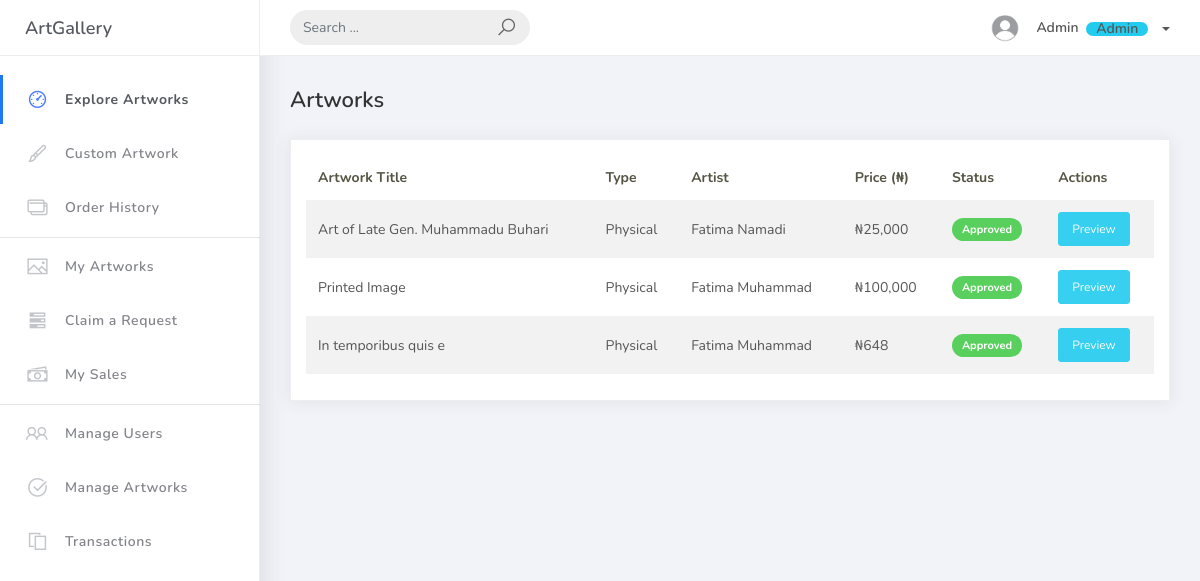
/artworks.php (signed in), run on the app's committed database.
### tables this page shows
CREATE TABLE `users` (
  `userID` int NOT NULL,
  `name` varchar(100) NOT NULL,
  `email` varchar(200) NOT NULL,
  `phone` varchar(11) NOT NULL,
  `role` varchar(100) NOT NULL DEFAULT 'Buyer',
  `address` varchar(200) DEFAULT NULL,
  `biography` varchar(500) DEFAULT NULL,
  `profile_photo` varchar(200) DEFAULT NULL,
  `password` varchar(200) NOT NULL,
  `status` int NOT NULL DEFAULT '1',
  `created_at` timestamp(6) NOT NULL DEFAULT CURRENT_TIMESTAMP(6),
  `updated_at` timestamp(6) NOT NULL DEFAULT CURRENT_TIMESTAMP(6)
);

CREATE TABLE `artworks` (
  `artworkID` int NOT NULL,
  `artistID` int NOT NULL,
  `title` varchar(200) NOT NULL,
  `category` varchar(100) DEFAULT NULL,
  `type` varchar(50) DEFAULT 'digital',
  `description` varchar(500) NOT NULL,
  `price` int NOT NULL,
  `quantity` int DEFAULT NULL,
  `photo` varchar(200) NOT NULL,
  `status` int NOT NULL DEFAULT '0',
  `created_at` timestamp NULL DEFAULT CURRENT_TIMESTAMP,
  `updated_at` timestamp NULL DEFAULT CURRENT_TIMESTAMP
);

### api/auth.php (called while the page is built, shortened)
<?php
require_once 'db.php';
$user_id = $_SESSION['user_id'];
$stmt = $pdo->prepare("SELECT * FROM users WHERE userID = ?");
$stmt->execute([$user_id]);
$user = $stmt->fetch(PDO::FETCH_ASSOC);
?>

### artworks.php (the view, shortened to what this page needs)
<?php
require './api/auth.php';
?>
<!DOCTYPE html>
<html>
<head>
    <link rel="stylesheet" href="./assets/css/bootstrap.min.css">
    <link rel="stylesheet" href="./assets/css/ready.css">
    <link rel="stylesheet" href="./assets/css/demo.css">
</head>
<body>
    <div class="wrapper">
        <?php include('components/header.php'); ?>
        <?php include('components/sidebar.php'); ?>
        <div class="main-panel">
            <div class="content">
                <div class="container-fluid">
                    <div class="d-flex justify-content-between align-items-center mb-1">
                        <h4 class="page-title">Artworks</h4>
                    </div>
                    <div class="card">
                        <div class="card-body">
                        <?php
                            $stmt = $pdo->prepare("
                                SELECT a.*, u.name AS artist_name
                                FROM artworks a
                                JOIN users u ON a.artistID = u.userID
                                ORDER BY a.created_at DESC
                            ");
                            $stmt->execute();
                            $artworks = $stmt->fetchAll(PDO::FETCH_ASSOC);
                            $headers = ['Artwork Title', 'Type', 'Artist', 'Price (₦)', 'Status', 'Actions'];
                            $rowsHtml = '';
                            foreach ($artworks as $art) {
                                $rowsHtml .= '<tr>';
                                $rowsHtml .= '<td>' . htmlspecialchars($art['title']) . '</td>';
                                $rowsHtml .= '<td>' . ucfirst(htmlspecialchars($art['type'])) . '</td>';
                                $rowsHtml .= '<td>' . htmlspecialchars($art['artist_name']) . '</td>';
                                $rowsHtml .= '<td>₦' . number_format($art['price']) . '</td>';
                                $statusLabel = match ((int)$art['status']) {
                                    0 => '<span class="badge badge-warning">Pending</span>',
                                    1 => '<span class="badge badge-success">Approved</span>',
                                    2 => '<span class="badge badge-secondary">Inactive</span>',
                                    3 => '<span class="badge badge-danger">Rejected</span>',
                                    default => '<span class="badge badge-light">Unknown</span>',
                                };
                                $rowsHtml .= '<td>' . $statusLabel . '</td>';
                                $rowsHtml .= '<td>
                                    <a href="view_artwork.php?id=' . $art['artworkID'] . '" class="btn btn-sm btn-info">Preview</a>
                                </td>';
                                $rowsHtml .= '</tr>';
                            }
                            include('components/table.php');
                        ?>
                        </div>
                    </div>
                </div>
            </div>
        </div>
    </div>
</body>
</html>

### components/header.php (shortened to what this page needs)
<?php require_once './api/auth.php'; ?>
<div class="main-header">
    <div class="logo-header">
        <a href="dashboard.php" class="logo">ArtGallery</a>
    </div>
    <nav class="navbar navbar-header navbar-expand-lg">
        <div class="container-fluid">
            <form class="navbar-left navbar-form nav-search mr-md-3" action="#">
                <div class="input-group">
                    <input type="text" placeholder="Search ..." class="form-control">
                    <div class="input-group-append">
                        <span class="input-group-text">
                            <i class="la la-search search-icon"></i>
                        </span>
                    </div>
                </div>
            </form>
            <ul class="navbar-nav topbar-nav ml-md-auto align-items-center">
                <li class="nav-item dropdown">
                    <a class="dropdown-toggle profile-pic" data-toggle="dropdown" href="#" aria-expanded="false">
                        <img src="<?= htmlspecialchars($user['profile_photo'] ?? './assets/img/profile.jpg') ?>"
                            alt="user-img" width="36" class="img-circle">
                        <span>
                            <?= htmlspecialchars($user['name']) ?>
                            <span class="badge badge-info ml-1">
                                <?= ucfirst($user['role']) ?>
                            </span>
                        </span>
                    </a>
                </li>
            </ul>
        </div>
    </nav>
</div>

### components/sidebar.php (shortened to what this page needs)
<?php require_once './api/auth.php'; ?>
<div class="sidebar">
	<div class="scrollbar-inner sidebar-wrapper">
		<ul class="nav">
			<li class="nav-item active">
				<a href="dashboard.php">
					<i class="la la-dashboard"></i>
					<p>Explore Artworks</p>
				</a>
			</li>
			<li class="nav-item">
				<a href="my_requests.php">
					<i class="la la-paint-brush"></i>
					<p>Custom Artwork</p>
				</a>
			</li>
			<li class="nav-item">
				<a href="./my_order_history.php">
					<i class="la la-credit-card"></i>
					<p>Order History</p>
				</a>
			</li>
			<hr class="my-1">
			<li class="nav-item">
				<a href="./my_artworks.php">
					<i class="la la-photo"></i>
					<p>My Artworks</p>
				</a>
			</li>
			<li class="nav-item">
				<a href="browse_requests.php">
					<i class="la la-tasks"></i>
					<p>Claim a Request</p>
				</a>
			</li>
			<li class="nav-item">
				<a href="./my_sales.php">
					<i class="la la-money"></i>
					<p>My Sales</p>
				</a>
			</li>
			<hr class="my-1">
			<li class="nav-item">
				<a href="./users.php">
					<i class="la la-users"></i>
					<p>Manage Users</p>
				</a>
			</li>
			<li class="nav-item">
				<a href="./artworks.php">
					<i class="la la-check-circle"></i>
					<p>Manage Artworks</p>
				</a>
			</li>
			<li class="nav-item">
				<a href="./transactions.php">
					<i class="la la-files-o"></i>
					<p>Transactions</p>
				</a>
			</li>
		</ul>
	</div>
</div>

### components/table.php (shortened to what this page needs)
<table class="table table-striped">
    <thead>
        <tr>
            <?php foreach ($headers as $header): ?>
                <th><?= htmlspecialchars($header) ?></th>
            <?php endforeach; ?>
        </tr>
    </thead>
    <tbody class="">
        <?= $rowsHtml ?>
    </tbody>
</table>

### data on the page
users: name "Admin", role "Admin"
artworks: title "Art of Late Gen. Muhammadu Buhari", type "Physical", users.name "Fatima Namadi", price "25,000", status "Approved"
artworks: title "Printed Image", type "Physical", users.name "Fatima Muhammad", price "100,000", status "Approved"
artworks: title "In temporibus quis e", type "Physical", users.name "Fatima Muhammad", price "648", status "Approved"

### other printed values
$header "Artwork Title"
$header "Type"
$header "Artist"
$header "Price (₦)"
$header "Status"
$header "Actions"
